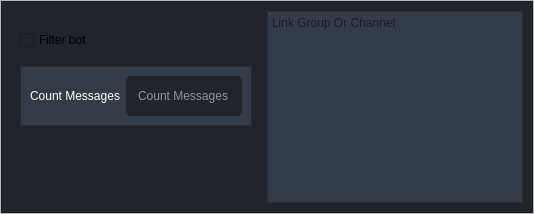
                          <widget class="QWidget" name="page_6">
                           <layout class="QVBoxLayout" name="verticalLayout_20">
                            <property name="spacing">
                             <number>0</number>
                            </property>
                            <property name="leftMargin">
                             <number>0</number>
                            </property>
                            <property name="topMargin">
                             <number>0</number>
                            </property>
                            <property name="rightMargin">
                             <number>0</number>
                            </property>
                            <property name="bottomMargin">
                             <number>0</number>
                            </property>
                            <item>
                             <widget class="QFrame" name="frame_46">
                              <property name="styleSheet">
                               <string notr="true">#frame_33{
background-color: rgb(52, 59, 72);
border: 2px solid rgb(64, 71, 88);
}</string>
                              </property>
                              <property name="frameShape">
                               <enum>QFrame::StyledPanel</enum>
                              </property>
                              <property name="frameShadow">
                               <enum>QFrame::Raised</enum>
                              </property>
                              <layout class="QVBoxLayout" name="verticalLayout_52">
                               <property name="leftMargin">
                                <number>0</number>
                               </property>
                               <property name="topMargin">
                                <number>0</number>
                               </property>
                               <property name="rightMargin">
                                <number>0</number>
                               </property>
                               <property name="bottomMargin">
                                <number>0</number>
                               </property>
                               <item>
                                <widget class="QFrame" name="frame_54">
                                 <property name="minimumSize">
                                  <size>
                                   <width>0</width>
                                   <height>50</height>
                                  </size>
                                 </property>
                                 <property name="maximumSize">
                                  <size>
                                   <width>16777215</width>
                                   <height>16777215</height>
                                  </size>
                                 </property>
                                 <property name="styleSheet">
                                  <string notr="true">background-color: rgb(33, 37, 43)</string>
                                 </property>
                                 <property name="frameShape">
                                  <enum>QFrame::StyledPanel</enum>
                                 </property>
                                 <property name="frameShadow">
                                  <enum>QFrame::Raised</enum>
                                 </property>
                                 <layout class="QHBoxLayout" name="horizontalLayout_16">
                                  <item>
                                   <widget class="QWidget" name="widget_16" native="true">
                                    <property name="minimumSize">
                                     <size>
                                      <width>0</width>
                                      <height>100</height>
                                     </size>
                                    </property>
                                    <layout class="QVBoxLayout" name="verticalLayout_19">
                                     <item>
                                      <widget class="QCheckBox" name="checkBox_23">
                                       <property name="minimumSize">
                                        <size>
                                         <width>0</width>
                                         <height>40</height>
                                        </size>
                                       </property>
                                       <property name="text">
                                        <string>Filter bot</string>
                                       </property>
                                      </widget>
                                     </item>
                                     <item alignment="Qt::AlignTop">
                                      <widget class="QFrame" name="frame_56">
                                       <property name="styleSheet">
                                        <string notr="true">background-color: rgb(52, 59, 72);</string>
                                       </property>
                                       <property name="frameShape">
                                        <enum>QFrame::StyledPanel</enum>
                                       </property>
                                       <property name="frameShadow">
                                        <enum>QFrame::Raised</enum>
                                       </property>
                                       <layout class="QGridLayout" name="gridLayout_6">
                                        <item row="0" column="1">
                                         <widget class="QLineEdit" name="lineEdit_19">
                                          <property name="minimumSize">
                                           <size>
                                            <width>0</width>
                                            <height>40</height>
                                           </size>
                                          </property>
                                          <property name="styleSheet">
                                           <string notr="true">
QLineEdit {
background-color: rgb(33, 37, 43);
color: rgb(255, 255, 255);
	border-radius: 5px;

	padding-left: 10px;
}
QLineEdit:hover {
	border: 2px solid rgb(64, 71, 88);
}
QLineEdit:focus {
	border: 2px solid rgb(91, 101, 124);
}</string>
                                          </property>
                                          <property name="text">
                                           <string/>
                                          </property>
                                          <property name="placeholderText">
                                           <string>Count Messages</string>
                                          </property>
                                         </widget>
                                        </item>
                                        <item row="0" column="0">
                                         <widget class="QLabel" name="label_14">
                                          <property name="styleSheet">
                                           <string notr="true">color: rgb(255, 255, 255);</string>
                                          </property>
                                          <property name="text">
                                           <string>Count Messages</string>
                                          </property>
                                         </widget>
                                        </item>
                                       </layout>
                                      </widget>
                                     </item>
                                    </layout>
                                   </widget>
                                  </item>
                                  <item>
                                   <widget class="QPlainTextEdit" name="plainTextEdit_13">
                                    <property name="styleSheet">
                                     <string notr="true">background-color: rgb(52, 59, 72)</string>
                                    </property>
                                    <property name="placeholderText">
                                     <string>Link Group Or Channel</string>
                                    </property>
                                   </widget>
                                  </item>
                                 </layout>
                                </widget>
                               </item>
                              </layout>
                             </widget>
                            </item>
                           </layout>
                          </widget>
